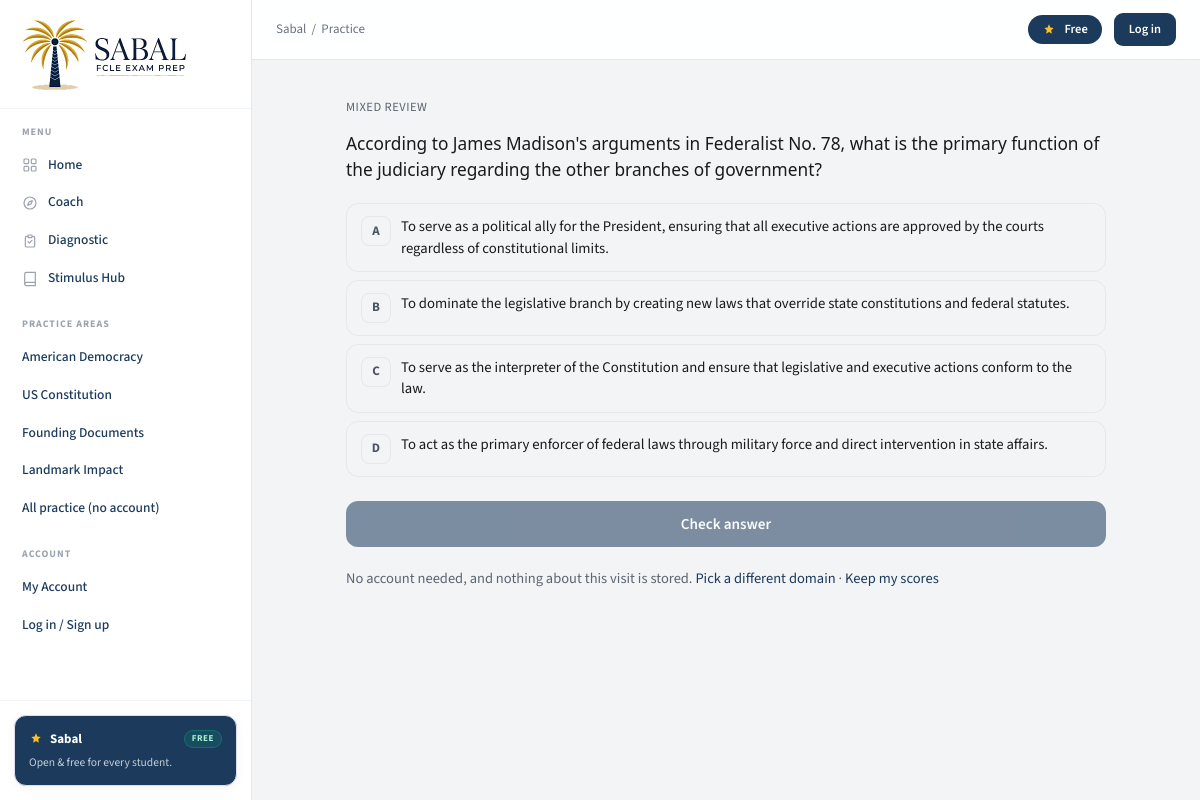
The app's page /practice/mixed with its own data.
### tables this page shows
CREATE TABLE questions (
    id INTEGER PRIMARY KEY AUTOINCREMENT,
    fcle_domain INTEGER NOT NULL CHECK(fcle_domain BETWEEN 1 AND 4),
    topic TEXT NOT NULL,
    difficulty TEXT NOT NULL CHECK(difficulty IN ('easy','medium','hard')),
    question TEXT NOT NULL,
    correct_answer TEXT NOT NULL,
    wrong_answers TEXT NOT NULL,
    explanation TEXT NOT NULL,
    stimulus TEXT,
    created_at TEXT DEFAULT (datetime('now'))
, wrong_explanations TEXT DEFAULT '');

### app.py (the view)
@app.route("/practice/<domain_slug>")
def practice_start(domain_slug):
    entry = _practice_entry(domain_slug)
    if not entry:
        return redirect("/practice")
    domain_id = entry[0]
    c, t = _practice_tally(request.args)
    question = None
    qid = request.args.get("q", type=int)
    if qid:
        question = kb.get_shaped_question_by_id(qid, domain_id)
    if not question:
        if domain_id is None:
            questions = kb.get_mixed_quiz_questions(count=1)
        else:
            questions = kb.get_domain_quiz_questions(domain_id=domain_id, count=1)
        question = questions[0] if questions else None
    if not question:
        return redirect("/practice")
    return _practice_serve(domain_slug, question, c, t)

### app.py (called while the page is built, shortened)
def _get_current_user():
    user_id = session.get("user_id")
    if user_id:
        user = db.get_user(user_id)
        if user and not user.get("is_anonymous"):
            return user
        session.pop("user_id", None)
    token = request.args.get("token") or request.cookies.get("access_token")
    if token:
        user = db.get_user_by_token(token)
        if user:
            session["user_id"] = user["id"]
            session.permanent = True
            return user
    return None

def _tutor_connected():
    import time
    now = time.time()
    if now - _tutor_conn["ts"] < _TUTOR_CONN_TTL:
        return _tutor_conn["value"]

@app.context_processor
def inject_globals():
    user = _get_current_user()
    return {
        "current_user": user,
        "standalone": request.endpoint in {
            "login", "signup", "registered", "onboarding",
            "quiz_question", "quiz_answer", "quiz_results",
            "diagnostic_question", "diagnostic_answer", "diagnostic_results",
            "stimulus_practice_question", "stimulus_practice_results",
        },
        "standalone_auth": request.endpoint in {"login", "signup", "registered", "onboarding"},
        "tutor_connected": _tutor_connected(),
    }

def _practice_entry(slug):
    for s, name, blurb in _PUBLIC_PRACTICE:
        if s == slug:
            return (None if s == "mixed" else _DOMAIN_GETTERS[s]["id"]), name, blurb
    return None

def _practice_tally(source):
    def _n(key):
        try:
            return max(0, min(int(source.get(key, 0)), 999))
        except (TypeError, ValueError):
            return 0
    return _n("c"), _n("t")

def _practice_serve(domain_slug, question, c, t, feedback=False, selected=None):
    entry = _practice_entry(domain_slug)
    if not entry:
        return redirect("/practice")
    _, name, _ = entry
    picked_explanation = None
    return render_template(
        "practice.html",
        question=question,
        domain_slug=domain_slug,
        domain_name=name,
        feedback=feedback,
        selected=selected,
        is_correct=(selected == question["correct_answer"]) if feedback else None,
        picked_explanation=picked_explanation,
        tally_c=c,
        tally_t=t,
        canonical="%s/practice/%s" % (_public_base(), domain_slug),
    )

def _public_base():
    return PUBLIC_BASE_URL

### kb.py (called while the page is built)
def _get_conn():
    conn = sqlite3.connect(DB_PATH)
    conn.row_factory = sqlite3.Row
    conn.execute("PRAGMA journal_mode=WAL")
    return conn

### templates/practice.html (shortened to what this page needs)
{% extends "base.html" %}
{% block crumb %}Practice{% endblock %}
{% block content %}
<div class="pp-wrap">
  <div class="pp-bar">
    <span class="pp-tag">{{ domain_name }}</span>
  </div>
  <div class="question-text">{{ question.question_text|safe }}</div>
  {% set letters = ['A', 'B', 'C', 'D'] %}
  {% if feedback %}
  <div class="choices feedback-locked">
    {% for i in range(question.options|length) %}
    {% set is_selected = (question.options[i] == selected) %}
    {% set is_right = (question.options[i] == question.correct_answer) %}
    <label class="choice{% if is_right %} correct{% elif is_selected and not is_correct %} wrong{% endif %}">
      <span class="choice-letter">{{ letters[i] }}</span>
      <span class="choice-text">{{ question.options[i]|safe }}</span>
      {% if is_right %}
      <span class="choice-letter" style="background:var(--correct);border-color:var(--correct);color:#fff;">✓</span>
      {% elif is_selected and not is_correct %}
      <span class="choice-letter" style="background:var(--wrong);border-color:var(--wrong);color:#fff;">✗</span>
      {% endif %}
    </label>
    {% endfor %}
  </div>
  <div class="feedback-banner {% if is_correct %}feedback-correct{% else %}feedback-wrong{% endif %}">
    {% if is_correct %}
    <span class="feedback-icon">✓</span><span>Correct.</span>
    {% else %}
    <span class="feedback-icon">✗</span><span>Not quite. The answer is <strong>&ldquo;{{ question.correct_answer }}&rdquo;</strong></span>
    {% endif %}
  </div>
  {% if picked_explanation %}
  <div class="pp-why"><b>Why your choice was tempting</b>{{ picked_explanation }}</div>
  {% endif %}
  {% if question.explanation %}
  <div class="pp-why"><b>Why the answer is right</b>{{ question.explanation }}</div>
  {% endif %}
  <div class="pp-actions">
    <a class="pp-next" href="/practice/{{ domain_slug }}?c={{ tally_c }}&t={{ tally_t }}">Next question &rarr;</a>
    <a class="pp-hub" href="/practice">All domains</a>
  </div>
  <details class="qreport">
    <summary>Something wrong with this question?</summary>
    <form method="POST" action="/report-question" class="qreport-form">
      <input type="hidden" name="question_id" value="{{ question.id }}">
      <input type="hidden" name="selected" value="{{ selected|default('') }}">
      <input type="hidden" name="domain" value="{{ domain_slug }}">
      <input type="hidden" name="next" value="/practice/{{ domain_slug }}?c={{ tally_c }}&t={{ tally_t }}">
      <label for="pp-reason">What looks wrong?</label>
      <select id="pp-reason" name="reason">
        <option value="wrong_answer">The marked answer looks wrong</option>
        <option value="typo">Typo or broken formatting</option>
        <option value="confusing">The wording is confusing</option>
        <option value="other">Something else</option>
      </select>
      <input type="text" name="note" maxlength="600" placeholder="Optional: tell us more">
      <button type="submit">Send report</button>
    </form>
  </details>
  {% else %}
  <form method="POST" action="/practice/{{ domain_slug }}/answer" class="choices" id="pp-form">
    {% for i in range(question.options|length) %}
    <label class="choice">
      <span class="choice-letter">{{ letters[i] }}</span>
      <span class="choice-text">{{ question.options[i]|safe }}</span>
    </label>
    {% endfor %}
    <button type="submit" class="submit-btn pp-submit" id="pp-submit" disabled>Check answer</button>
  </form>
  <p class="pp-note">No account needed, and nothing about this visit is stored.
  <a href="/practice">Pick a different domain</a> &middot;
  <a href="/signup">Keep my scores</a></p>
  {% endif %}
</div>
{% endblock %}

### templates/base.html (shortened to what this page needs)
<!DOCTYPE html>
<html lang="en">
<head>
  <link rel="stylesheet" href="{{ url_for('static', filename='css/fonts.css') }}?v=1">
  <link rel="stylesheet" href="{{ url_for('static', filename='css/app.css') }}?v=13">
</head>
<body class="a-shell{% block bodyclass %}{% endblock %}{% if standalone %} standalone{% endif %}{% if standalone_auth %} auth-standalone{% endif %}">
{% if not standalone %}
<div class="app-shell">
  <aside class="sidebar" id="app-sidebar">
    <div class="sidebar-brand">
      <a href="/" style="text-decoration:none;display:block;line-height:0" aria-label="Sabal home">
        <img src="{{ url_for('static', filename='img/sabal-logo-h74-2x.png') }}"
             srcset="{{ url_for('static', filename='img/sabal-logo-h74-2x.png') }} 2x, {{ url_for('static', filename='img/sabal-logo-h74-3x.png') }} 3x"
             width="168" height="74" alt="Sabal FCLE Exam Prep" class="sabal-brand-logo">
      </a>
    </div>
    <nav class="sidebar-nav">
      <div class="nav-group">
        <div class="nav-label">Menu</div>
        <a href="/" class="nav-link{% if request.path == '/' %} active{% endif %}">
          <svg viewBox="0 0 24 24" fill="none" stroke="currentColor" stroke-width="1.8"><rect x="3" y="3" width="7" height="7" rx="1.5"/><rect x="14" y="3" width="7" height="7" rx="1.5"/><rect x="3" y="14" width="7" height="7" rx="1.5"/><rect x="14" y="14" width="7" height="7" rx="1.5"/></svg>
          Home
        </a>
        <a href="/coach" class="nav-link{% if request.path == '/coach' %} active{% endif %}">
          <svg viewBox="0 0 24 24" fill="none" stroke="currentColor" stroke-width="1.8"><circle cx="12" cy="12" r="9"/><path d="M15.5 8.5l-2 5-5 2 2-5 5-2z" stroke-linejoin="round"/></svg>
          Coach
        </a>
        <a href="/diagnostic" class="nav-link{% if request.path == '/diagnostic' %} active{% endif %}">
          <svg viewBox="0 0 24 24" fill="none" stroke="currentColor" stroke-width="1.8"><path d="M9 5H7a2 2 0 0 0-2 2v12a2 2 0 0 0 2 2h10a2 2 0 0 0 2-2V7a2 2 0 0 0-2-2h-2"/><rect x="9" y="3" width="6" height="4" rx="1"/><path d="M9 13l2 2 4-4" stroke-linecap="round" stroke-linejoin="round"/></svg>
          Diagnostic
        </a>
        <a href="/stimulus" class="nav-link{% if request.path == '/stimulus' %} active{% endif %}">
          <svg viewBox="0 0 24 24" fill="none" stroke="currentColor" stroke-width="1.8"><path d="M4 19.5A2.5 2.5 0 0 1 6.5 17H20"/><path d="M6.5 2H20v20H6.5A2.5 2.5 0 0 1 4 19.5v-15A2.5 2.5 0 0 1 6.5 2z"/></svg>
          Stimulus Hub
        </a>
      </div>
      <div class="nav-group">
        <div class="nav-label">Practice areas</div>
        {% set pq = "/quiz" if (current_user and not current_user.is_anonymous) else "/practice" %}
        <a href="{{ pq }}/american-democracy" class="nav-link{% if request.path in ['/quiz/american-democracy', '/practice/american-democracy'] %} active{% endif %}">American Democracy</a>
        <a href="{{ pq }}/us-constitution" class="nav-link{% if request.path in ['/quiz/us-constitution', '/practice/us-constitution'] %} active{% endif %}">US Constitution</a>
        <a href="{{ pq }}/founding-documents" class="nav-link{% if request.path in ['/quiz/founding-documents', '/practice/founding-documents'] %} active{% endif %}">Founding Documents</a>
        <a href="{{ pq }}/landmark-impact" class="nav-link{% if request.path in ['/quiz/landmark-impact', '/practice/landmark-impact'] %} active{% endif %}">Landmark Impact</a>
        <a href="/practice" class="nav-link{% if request.path == '/practice' %} active{% endif %}">All practice (no account)</a>
      </div>
      <div class="nav-group">
        <div class="nav-label">Account</div>
        {% if current_user and not current_user.is_anonymous %}
        <a href="/account" class="nav-link{% if request.path == '/account' %} active{% endif %}">My Account</a>
        <a href="/stats" class="nav-link{% if request.path == '/stats' %} active{% endif %}">Progress &amp; Stats</a>
        <a href="/settings" class="nav-link{% if request.path == '/settings' %} active{% endif %}">Settings</a>
        <a href="/logout" class="nav-link">Log out</a>
        {% else %}
        <a href="/account" class="nav-link">My Account</a>
        <a href="/login" class="nav-link">Log in / Sign up</a>
        {% endif %}
      </div>
    </nav>
    <div class="sidebar-foot">
      <div class="plan-card">
        <div class="plan-title">
          <svg viewBox="0 0 24 24" fill="currentColor"><path d="M12 2l2.4 5.6L20 8.6l-4.2 4 1.1 5.8L12 15.5l-4.9 2.9 1.1-5.8L4 8.6l5.6-1z"/></svg>
          Sabal <span class="plan-status">FREE</span>
        </div>
        <p>Open &amp; free for every student.</p>
      </div>
    </div>
  </aside>
  <div class="main-col">
    <header class="topbar">
      <span class="crumb">Sabal &nbsp;/&nbsp; {% block crumb %}Home{% endblock %}</span>
      <div class="topbar-right">
        <span class="exam-pill">
          <svg viewBox="0 0 24 24" fill="currentColor"><path d="M12 2l2.4 5.6L20 8.6l-4.2 4 1.1 5.8L12 15.5l-4.9 2.9 1.1-5.8L4 8.6l5.6-1z"/></svg>
          Free
        </span>
        {% if current_user and not current_user.is_anonymous %}
        <a href="/account" class="btn-a btn-a-ghost" style="padding:6px 13px;font-size:12.5px">My Account</a>
        <span class="side-avatar" style="background:var(--a-navy-600);color:#fff">{{ (current_user.display_name or 'U')[:1] | upper }}</span>
        {% else %}
        <a href="/login" class="btn-a btn-a-primary" style="padding:6px 14px;font-size:12.5px">Log in</a>
        {% endif %}
      </div>
    </header>
{% endif %}
    <main class="app-body a-page">
      {% block content %}{% endblock %}
    </main>
{% if not standalone %}
  </div>
</div>
{% else %}
</div>
{% endif %}
</body>
</html>

### templates/practice.html (style rules this page uses)
.pp-wrap { max-width:760px;margin:0 auto;padding:10px 0 48px }
.pp-bar { display:flex;justify-content:space-between;align-items:center;gap:10px;margin-bottom:14px;flex-wrap:wrap }
.pp-tag { font-size:12.5px;letter-spacing:.04em;text-transform:uppercase;color:#5B6572 }
.pp-submit { margin-top:16px;width:100% }
.pp-note { margin-top:18px;font-size:14.5px;color:#5B6572;line-height:1.6 }

### records on screen
questions: question_text "According to James Madison's arguments in Federalist No. 78, what is the primary function of the judiciary regarding the other branches of government?", correct_answer "To serve as the interpreter of the Constitution and ensure that legislative and executive actions conform to the law."

### other values on screen
{{ domain_name }} "MIXED REVIEW"
{{ letters[i] }} "A" "B" "C" "D"
{{ question.options[i]|safe }} "To serve as a political ally for the President, ensuring that all executive actions are approved by the courts regardless of constitutional limits." "To dominate the legislative branch by creating new laws that override state constitutions and federal statutes." "To act as the primary enforcer of federal laws through military force and direct intervention in state affairs."
